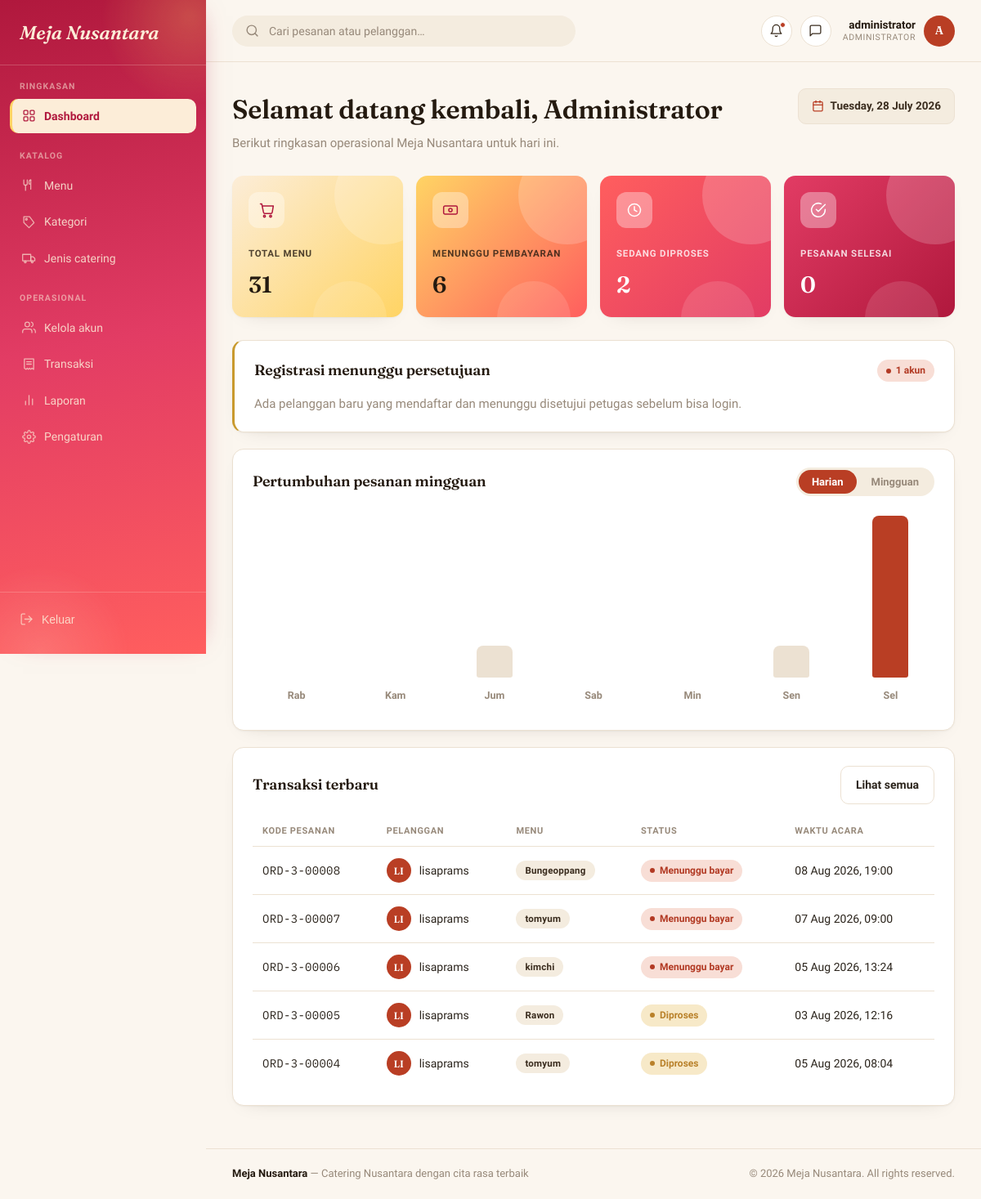
Page /admin-panel/ (signed in) on the committed database.
### administrator/models.py (models this page shows, shortened)
class User(AbstractUser):
    class Role(models.TextChoices):
        ADMINISTRATOR = 'administrator', 'Administrator'
        petugas = 'petugas', 'petugas'
        PELANGGAN = 'pelanggan', 'Pelanggan'
    role = models.CharField(max_length=20, choices=Role.choices, default=Role.PELANGGAN)
    is_approved = models.BooleanField(
        default=False,
        help_text="Khusus role pelanggan. True jika registrasi sudah disetujui petugas."
    )
    approved_by = models.ForeignKey(
        'self', on_delete=models.SET_NULL, null=True, blank=True,
        related_name='approved_users', limit_choices_to={'role': 'petugas'}
    )
    approved_at = models.DateTimeField(null=True, blank=True)
    no_telepon = models.CharField(max_length=20, blank=True)
    alamat = models.TextField(blank=True)

class Pesanan(models.Model):
    class StatusPesanan(models.TextChoices):
        MENUNGGU_PEMBAYARAN = 'menunggu_pembayaran', 'Menunggu Pembayaran'
        DIPROSES = 'diproses', 'Diproses'
        SELESAI = 'selesai', 'Selesai'
        DIBATALKAN = 'dibatalkan', 'Dibatalkan'
    class StatusPembayaran(models.TextChoices):
            BELUM_BAYAR = 'belum_bayar', 'Belum Bayar'
            DP_MENUNGGU_VERIFIKASI = 'dp_menunggu_verifikasi', 'DP Menunggu Verifikasi'
            DP_TERVERIFIKASI = 'dp_terverifikasi', 'DP Terverifikasi (Menunggu Pelunasan)'
            PELUNASAN_MENUNGGU_VERIFIKASI = 'pelunasan_menunggu_verifikasi', 'Menunggu Verifikasi'
            LUNAS = 'lunas', 'Lunas'
    kode_pesanan = models.CharField(max_length=30, unique=True, editable=False)
    pelanggan = models.ForeignKey(
        User, on_delete=models.CASCADE, related_name='pesanan_list',
        limit_choices_to={'role': 'pelanggan'}
    )
    menu = models.ForeignKey(Menu, on_delete=models.PROTECT, related_name='pesanan_list')
    jenis_catering = models.ForeignKey(JenisCatering, on_delete=models.PROTECT, related_name='pesanan_list')
    nama_pemesan = models.CharField(max_length=150)
    alamat = models.TextField()
    no_telepon = models.CharField(max_length=20)
    waktu_acara = models.DateTimeField()
    jumlah_porsi = models.PositiveIntegerField(validators=[MinValueValidator(1)])
    catatan_tambahan = models.TextField(blank=True)
    total_harga = models.DecimalField(max_digits=14, decimal_places=2)
    status = models.CharField(
        max_length=30, choices=StatusPesanan.choices, default=StatusPesanan.MENUNGGU_PEMBAYARAN
    )
    wajib_dp = models.BooleanField(
        default=False,
        help_text="Snapshot: apakah pesanan ini wajib DP (diambil dari pengaturan saat pesanan dibuat)."
    )
    persen_dp = models.PositiveIntegerField(
        null=True, blank=True,
        help_text="Snapshot persentase DP yang berlaku untuk pesanan ini (jika wajib_dp=True)."
    )
    status_pembayaran = models.CharField(
        max_length=40, choices=StatusPembayaran.choices, default=StatusPembayaran.BELUM_BAYAR
    )
    diproses_oleh = models.ForeignKey(
        User, on_delete=models.SET_NULL, null=True, blank=True,
        related_name='pesanan_diproses', limit_choices_to={'role': 'petugas'}
    )
    created_at = models.DateTimeField(auto_now_add=True)
    updated_at = models.DateTimeField(auto_now=True)
    class StatusPembayaran(models.TextChoices):
        BELUM_BAYAR = 'belum_bayar', 'Belum Bayar'
        DP_MENUNGGU_VERIFIKASI = 'dp_menunggu_verifikasi', 'DP Menunggu Verifikasi'
        DP_TERVERIFIKASI = 'dp_terverifikasi', 'DP Terverifikasi (Menunggu Pelunasan)'
        PELUNASAN_MENUNGGU_VERIFIKASI = 'pelunasan_menunggu_verifikasi', 'Menunggu Verifikasi'
        LUNAS = 'lunas', 'Lunas'
    class Meta:
        verbose_name_plural = "Pesanan"
        ordering = ['-created_at']

class Menu(models.Model):
    class StatusStok(models.TextChoices):
        TERSEDIA = 'tersedia', 'Tersedia'
        KOSONG = 'kosong', 'Kosong'
    kategori = models.ForeignKey(KategoriMenu, on_delete=models.PROTECT, related_name='menu_list')
    jenis_catering = models.ForeignKey(
        JenisCatering, on_delete=models.SET_NULL, related_name='menu_list',
        null=True, blank=True,
    )
    nama_paket = models.CharField(max_length=150)
    deskripsi = models.TextField(blank=True)
    harga_per_porsi = models.DecimalField(max_digits=12, decimal_places=2, validators=[MinValueValidator(0)])
    foto = models.ImageField(upload_to='menu/', blank=True, null=True)
    status_stok = models.CharField(max_length=20, choices=StatusStok.choices, default=StatusStok.TERSEDIA)
    dibuat_oleh = models.ForeignKey(
        User, on_delete=models.SET_NULL, null=True, blank=True,
        related_name='menu_dibuat', limit_choices_to={'role': 'administrator'}
    )
    created_at = models.DateTimeField(auto_now_add=True)
    updated_at = models.DateTimeField(auto_now=True)
    class Meta:
        verbose_name_plural = "Menu"

### administrator/views.py (the view)
# urls.py: path('', views.dashboard, name='dashboard'),
@role_required('administrator')
def dashboard(request):
    hari_singkat = ['Sen', 'Sel', 'Rab', 'Kam', 'Jum', 'Sab', 'Min']
    hari_ini = timezone.localdate()
    grafik_pesanan = []
    for i in range(6, -1, -1):
        tanggal = hari_ini - timedelta(days=i)
        jumlah = Pesanan.objects.filter(created_at__date=tanggal).count()
        grafik_pesanan.append({
            'hari': hari_singkat[tanggal.weekday()],
            'tanggal': tanggal,
            'jumlah': jumlah,
        })
    grafik_max = max((item['jumlah'] for item in grafik_pesanan), default=0)
    for item in grafik_pesanan:
        item['persentase'] = round((item['jumlah'] / grafik_max) * 100) if grafik_max else 0
    transaksi_terbaru = Pesanan.objects.select_related(
        'pelanggan', 'menu'
    ).order_by('-created_at')[:5]
    context = {
        'total_menu': Menu.objects.count(),
        'total_pesanan': Pesanan.objects.count(),
        'pesanan_menunggu': Pesanan.objects.filter(status=Pesanan.StatusPesanan.MENUNGGU_PEMBAYARAN).count(),
        'pesanan_diproses': Pesanan.objects.filter(status=Pesanan.StatusPesanan.DIPROSES).count(),
        'pesanan_selesai': Pesanan.objects.filter(status=Pesanan.StatusPesanan.SELESAI).count(),
        'total_pelanggan': User.objects.filter(role=User.Role.PELANGGAN).count(),
        'pelanggan_pending': User.objects.filter(role=User.Role.PELANGGAN, is_approved=False).count(),
        'grafik_pesanan': grafik_pesanan,
        'grafik_max': grafik_max,
        'transaksi_terbaru': transaksi_terbaru,
    }
    return render(request, 'administrator/dashboard.html', context)

### templates/administrator/dashboard.html (shortened to what this page needs)
{% extends "base.html" %}
{% block topbar_role %}Administrator{% endblock %}
{% block content %}
<div class="page-head">
  <div>
    <h1>Selamat datang kembali, {{ request.user.username|title }}</h1>
    <p>Berikut ringkasan operasional Meja Nusantara untuk hari ini.</p>
  </div>
  <div class="date-pill">
    <svg viewBox="0 0 24 24" fill="none" stroke="currentColor" stroke-width="2" stroke-linecap="round" stroke-linejoin="round"><rect x="3" y="4" width="18" height="18" rx="2"/><line x1="16" y1="2" x2="16" y2="6"/><line x1="8" y1="2" x2="8" y2="6"/><line x1="3" y1="10" x2="21" y2="10"/></svg>
    {% now "l, j F Y" %}
  </div>
</div>
<div class="stat-grid">
  <div class="ticket stat-card stat-card-color stat-color-1">
    <div class="ticket-body">
      <div class="stat-card-top">
        <div class="stat-icon">
          <svg viewBox="0 0 24 24" fill="none" stroke="currentColor" stroke-width="1.8" stroke-linecap="round" stroke-linejoin="round"><path d="M3 3h2l2.6 12.4a2 2 0 0 0 2 1.6h8.8a2 2 0 0 0 2-1.6L22 6H6"/><circle cx="9" cy="21" r="1.4"/><circle cx="18" cy="21" r="1.4"/></svg>
        </div>
      </div>
      <div class="stat-label">Total menu</div>
      <div class="stat-value">{{ total_menu }}</div>
    </div>
  </div>
  <div class="ticket stat-card stat-card-color stat-color-2">
    <div class="ticket-body">
      <div class="stat-card-top">
        <div class="stat-icon">
          <svg viewBox="0 0 24 24" fill="none" stroke="currentColor" stroke-width="1.8" stroke-linecap="round" stroke-linejoin="round"><rect x="2" y="6" width="20" height="12" rx="2"/><circle cx="12" cy="12" r="2.5"/></svg>
        </div>
      </div>
      <div class="stat-label">Menunggu pembayaran</div>
      <div class="stat-value">{{ pesanan_menunggu }}</div>
    </div>
  </div>
  <div class="ticket stat-card stat-card-color stat-color-3">
    <div class="ticket-body">
      <div class="stat-card-top">
        <div class="stat-icon">
          <svg viewBox="0 0 24 24" fill="none" stroke="currentColor" stroke-width="1.8" stroke-linecap="round" stroke-linejoin="round"><circle cx="12" cy="12" r="9"/><polyline points="12 7 12 12 15.5 14"/></svg>
        </div>
      </div>
      <div class="stat-label">Sedang diproses</div>
      <div class="stat-value">{{ pesanan_diproses }}</div>
    </div>
  </div>
  <div class="ticket stat-card stat-card-color stat-color-4">
    <div class="ticket-body">
      <div class="stat-card-top">
        <div class="stat-icon">
          <svg viewBox="0 0 24 24" fill="none" stroke="currentColor" stroke-width="1.8" stroke-linecap="round" stroke-linejoin="round"><path d="M22 11.08V12a10 10 0 1 1-5.93-9.14"/><polyline points="22 4 12 14.01 9 11.01"/></svg>
        </div>
      </div>
      <div class="stat-label">Pesanan selesai</div>
      <div class="stat-value">{{ pesanan_selesai }}</div>
    </div>
  </div>
</div>
{% if pelanggan_pending > 0 %}
<div class="panel" style="border-left: 3px solid var(--gold);">
  <div class="panel-head">
    <h3 style="margin:0;">Registrasi menunggu persetujuan</h3>
    <span class="badge menunggu">{{ pelanggan_pending }} akun</span>
  </div>
  <p style="margin:0; color: var(--text-muted);">
    Ada pelanggan baru yang mendaftar dan menunggu disetujui petugas sebelum bisa login.
  </p>
</div>
{% endif %}
<div class="panel">
  <div class="panel-head">
    <h3 style="margin:0;">Pertumbuhan pesanan mingguan</h3>
    <div class="pill-toggle">
      <button type="button" class="active">Harian</button>
      <button type="button">Mingguan</button>
    </div>
  </div>
  <div class="bar-chart">
    {% for item in grafik_pesanan %}
    <div class="bar-col">
      <div class="bar {% if item.jumlah == grafik_max %}peak{% endif %}"
          style="height:{{ item.persentase }}%;">
      </div>
      <div class="bar-day">
        {{ item.hari }}
      </div>
    </div>
    {% endfor %}
  </div>
</div>
<div class="panel">
  <div class="panel-head">
    <h3 style="margin:0;">Transaksi terbaru</h3>
    <a href="{% url 'administrator:transaksi_list' %}" class="btn btn-ghost">Lihat semua</a>
  </div>
  {% if transaksi_terbaru %}
  <table class="data">
    <thead>
      <tr>
        <th>Kode pesanan</th>
        <th>Pelanggan</th>
        <th>Menu</th>
        <th>Status</th>
        <th>Waktu acara</th>
      </tr>
    </thead>
    <tbody>
      {% for pesanan in transaksi_terbaru %}
      <tr>
        <td class="mono">{{ pesanan.kode_pesanan }}</td>
        <td>
          <div class="cell-person">
            <div class="avatar avatar-sm">{{ pesanan.pelanggan.username|slice:":2"|upper }}</div>
            {{ pesanan.pelanggan.username }}
          </div>
        </td>
        <td><span class="pill-tag">{{ pesanan.menu.nama_paket }}</span></td>
        <td>
          {% if pesanan.status == 'menunggu_pembayaran' %}
            <span class="badge menunggu">Menunggu bayar</span>
          {% elif pesanan.status == 'diproses' %}
            <span class="badge diproses">Diproses</span>
          {% elif pesanan.status == 'selesai' %}
            <span class="badge selesai">Selesai</span>
          {% else %}
            <span class="badge batal">Dibatalkan</span>
          {% endif %}
        </td>
        <td>{{ pesanan.waktu_acara|date:"d M Y, H:i" }}</td>
      </tr>
      {% endfor %}
    </tbody>
  </table>
  {% else %}
  <p style="color: var(--text-muted);">Belum ada transaksi.</p>
  {% endif %}
</div>
{% endblock %}

### templates/base.html (shortened to what this page needs)
{% load static %}
<!DOCTYPE html>
<html lang="id">
<head>
<link rel="stylesheet" href="{% static 'css/main.css' %}">
</head>
<body>
<div class="app-shell">
  <aside class="sidebar">
    <div class="brand">
        <div class="brand-mark">Meja Nusantara</div>
</div>
{% if request.user.role == "administrator" %}
    {% include "administrator/sidebar.html" %}
{% elif request.user.role == "petugas" %}
    {% include "petugas/sidebar.html" %}
{% elif request.user.role == "pelanggan" %}
    {% include "pelanggan/sidebar.html" %}
{% endif %}
    <div class="sidebar-bottom">
        <form method="post" action="{% url 'pelanggan:logout' %}"
              onsubmit="return confirm('Yakin mau keluar?');">
            <button type="submit"
                    class="nav-link"
                    style="width:100%;background:none;border:none;text-align:left;cursor:pointer;">
                <svg viewBox="0 0 24 24" fill="none" stroke="currentColor"
                     stroke-width="1.8" stroke-linecap="round" stroke-linejoin="round">
                    <path d="M9 21H5a2 2 0 0 1-2-2V5a2 2 0 0 1 2-2h4"/>
                    <polyline points="16 17 21 12 16 7"/>
                    <line x1="21" y1="12" x2="9" y2="12"/>
                </svg>
                Keluar
            </button>
        </form>
    </div>
</aside>
  <div class="main-col">
    <header class="topbar">
      <div class="topbar-search">
        <svg viewBox="0 0 24 24" fill="none" stroke="currentColor" stroke-width="2" stroke-linecap="round" stroke-linejoin="round"><circle cx="11" cy="11" r="8"/><line x1="21" y1="21" x2="16.65" y2="16.65"/></svg>
        <input type="text" placeholder="Cari pesanan atau pelanggan…">
      </div>
      <div class="topbar-actions">
        <button type="button" class="icon-btn" aria-label="Notifikasi">
          <svg viewBox="0 0 24 24" fill="none" stroke="currentColor" stroke-width="1.8" stroke-linecap="round" stroke-linejoin="round"><path d="M18 8a6 6 0 1 0-12 0c0 7-3 9-3 9h18s-3-2-3-9"/><path d="M13.73 21a2 2 0 0 1-3.46 0"/></svg>
          <span class="dot"></span>
        </button>
        <button type="button" class="icon-btn" aria-label="Pesan">
          <svg viewBox="0 0 24 24" fill="none" stroke="currentColor" stroke-width="1.8" stroke-linecap="round" stroke-linejoin="round"><path d="M21 15a2 2 0 0 1-2 2H7l-4 4V5a2 2 0 0 1 2-2h14a2 2 0 0 1 2 2z"/></svg>
        </button>
        <div class="topbar-user">
          <div class="topbar-user-text">
            <div class="topbar-user-name">{{ request.user.username }}</div>
            <div class="topbar-user-role">{% block topbar_role %}Panel{% endblock %}</div>
          </div>
          <div class="avatar">{{ request.user.username|slice:":1"|upper }}</div>
        </div>
      </div>
    </header>
    <main class="content">
      {% block content %}{% endblock %}
    </main>
    <footer class="footer">
      <div>
        <strong>Meja Nusantara</strong>
        <span> — Catering Nusantara dengan cita rasa terbaik</span>
      </div>
      <div>
        © {% now "Y" %} Meja Nusantara. All rights reserved.
      </div>
    </footer>
  </div>
</div>
</body>
</html>

### rows in the picture
User: user.username "administrator", user.username "A", user.username "Administrator"
Pesanan: kode_pesanan "ORD-3-00008", pelanggan.username "LI", pelanggan.username "lisaprams", menu.nama_paket "Bungeoppang", shows "Menunggu bayar", waktu_acara "08 Aug 2026, 19:00"
Pesanan: kode_pesanan "ORD-3-00007", pelanggan.username "LI", pelanggan.username "lisaprams", menu.nama_paket "tomyum", shows "Menunggu bayar", waktu_acara "07 Aug 2026, 09:00"
Pesanan: kode_pesanan "ORD-3-00006", pelanggan.username "LI", pelanggan.username "lisaprams", menu.nama_paket "kimchi", shows "Menunggu bayar", waktu_acara "05 Aug 2026, 13:24"
Pesanan: kode_pesanan "ORD-3-00005", pelanggan.username "LI", pelanggan.username "lisaprams", menu.nama_paket "Rawon", status "Diproses", waktu_acara "03 Aug 2026, 12:16"
Pesanan: kode_pesanan "ORD-3-00004", pelanggan.username "LI", pelanggan.username "lisaprams", menu.nama_paket "tomyum", status "Diproses", waktu_acara "05 Aug 2026, 08:04"

### other values in the picture
{{ total_menu }} "31"
{{ pesanan_menunggu }} "6"
{{ pesanan_diproses }} "2"
{{ pesanan_selesai }} "0"
{{ pelanggan_pending }} "1"
{{ item.hari }} "Rab" "Kam" "Jum" "Sab" "Min" "Sen" "Sel"
